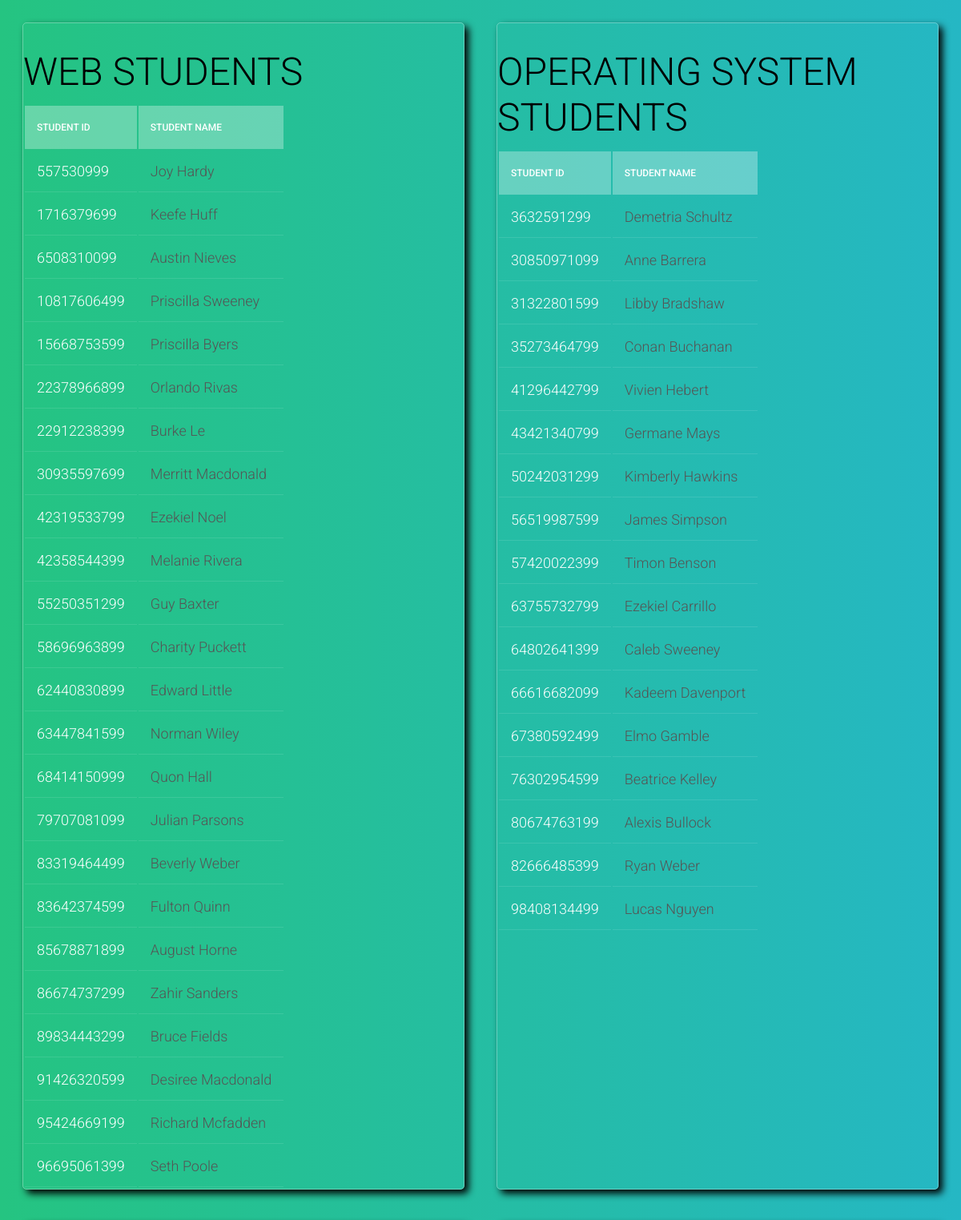
The app's page /students/ (signed in, upper part) with its own data.
### myapp/models.py (models this page shows, shortened)
class Student(models.Model):
    serial_no = models.IntegerField(primary_key=True,default=1,max_length=100)
    first_name = models.CharField(max_length=40,null=True)
    last_name = models.CharField(max_length=40,null=True)
    subjects = models.CharField(max_length=500,null=True)
    address = models.CharField(max_length=50,null=True)
    attendance = models.FloatField(default=75)

### myapp/views.py (the view)
# urls.py: path('students/',views.students_view,name="students"),
def students_view(request):
    if request.user.is_authenticated:
        students = Student.objects.all()
        web_students = []
        os_students = []
        req_students = []
        business_students = []
        ethics_students = []
        net_students = []
        for student in students:
            if ' Web ' in student.subjects:
                web_students.append(student)
            elif ' Operating ' in student.subjects:
                os_students.append(student)
            elif ' Requirements ' in student.subjects:
                req_students.append(student)
            elif ' Business ' in student.subjects:
                business_students.append(student)
            elif ' Professional ' in student.subjects:
                ethics_students.append(student)
            elif 'Networking' in student.subjects:
                net_students.append(student)
        context = {
        "students": students,
        "os_students": os_students,
        "web_students" : web_students,
        "req_students" : req_students,
        "business_students" : business_students,
        "ethics_students" : ethics_students,
        "net_students" : net_students
        }
        return render(request,'students_html.html',context)
    else:
        return HttpResponseRedirect(reverse("signup"))

### myapp/templates/students_html.html (shortened to what this page needs)
{% load static %}
<!DOCTYPE html>
<html lang="en" dir="ltr">
    <head>
        <link rel="stylesheet" type="text/css" href="{% static 'myapp/students.css' %}">
    </head>
    <body>
        <div class="web table-wrapper">
        <h1> Web Students</h1>
        <table>
            <tr>
                <th>Student ID </th>
                <th> Student Name </th>
            </tr>
        {% for student in web_students %}
        <tr>
            <td> {{student.serial_no}}</td>
            <td><a href ="/students/{{student.serial_no}}"> {{student.first_name}}  {{student.last_name}} </a> </td>
        </tr>
        {% endfor %}
        </table>
    </div>
    <div class="os table-wrapper">
        <h1> Operating System Students </h1>
        <table>
            <tr>
                <th>Student ID </th>
                <th> Student Name </th>
            </tr>
        {% for student in os_students %}
        <tr>
            <td> {{student.serial_no}}</td>
            <td><a href ="/students/{{student.serial_no}}"> {{student.first_name}}  {{student.last_name}} </a> </td>
        </tr>
        {% endfor %}
        </table>
    </div>
    </body>
</html>

### myapp/static/myapp/students.css (style rules this page uses)
a { color:black;; text-decoration:none; }
body { display:grid; grid-template-columns:repeat(auto-fit,minmax(450px,1fr)); background: -webkit-linear-gradient(left, #25c481, #25b7c4); background: linear-gradient(to right, #25c481, #25b7c4); font-family: 'Roboto', sans-serif; }
h1 { font-size: 30px; color: black; text-transform: uppercase; font-weight: 300; margin-bottom: 15px; }
th { padding: 20px 15px; text-align: left; font-weight: 500; font-size: 12px; color: #fff; text-transform: uppercase; background-color: rgba(255,255,255,0.3); }
td { padding: 15px; text-align: left; vertical-align:middle; font-weight: 300; font-size: 18px; color: #fff; border-bottom: solid 1px rgba(255,255,255,0.1); }
.table-wrapper { margin-top: 0px; border: 1px solid rgba(255,255,255,0.3); box-shadow:5px 5px 10px; margin:20px; border-radius:5px; }
h1 { font-size: 3em; margin-bottom: .25em; }
a { color: #555555; }

### records on screen
Student: serial_no "557530999", first_name "Joy", last_name "Hardy"
Student: serial_no "1716379699", first_name "Keefe", last_name "Huff"
Student: serial_no "6508310099", first_name "Austin", last_name "Nieves"
Student: serial_no "10817606499", first_name "Priscilla", last_name "Sweeney"
Student: serial_no "15668753599", first_name "Priscilla", last_name "Byers"
Student: serial_no "22378966899", first_name "Orlando", last_name "Rivas"
Student: serial_no "22912238399", first_name "Burke", last_name "Le"
Student: serial_no "30935597699", first_name "Merritt", last_name "Macdonald"
Student: serial_no "42319533799", first_name "Ezekiel", last_name "Noel"
Student: serial_no "42358544399", first_name "Melanie", last_name "Rivera"
Student: serial_no "55250351299", first_name "Guy", last_name "Baxter"
Student: serial_no "58696963899", first_name "Charity", last_name "Puckett"
Student: serial_no "62440830899", first_name "Edward", last_name "Little"
Student: serial_no "63447841599", first_name "Norman", last_name "Wiley"
Student: serial_no "68414150999", first_name "Quon", last_name "Hall"
Student: serial_no "79707081099", first_name "Julian", last_name "Parsons"
Student: serial_no "83319464499", first_name "Beverly", last_name "Weber"
Student: serial_no "83642374599", first_name "Fulton", last_name "Quinn"
Student: serial_no "85678871899", first_name "August", last_name "Horne"
Student: serial_no "86674737299", first_name "Zahir", last_name "Sanders"
Student: serial_no "89834443299", first_name "Bruce", last_name "Fields"
Student: serial_no "91426320599", first_name "Desiree", last_name "Macdonald"
Student: serial_no "95424669199", first_name "Richard", last_name "Mcfadden"
Student: serial_no "96695061399", first_name "Seth", last_name "Poole"
Student: serial_no "3632591299", first_name "Demetria", last_name "Schultz"
Student: serial_no "30850971099", first_name "Anne", last_name "Barrera"
Student: serial_no "31322801599", first_name "Libby", last_name "Bradshaw"
Student: serial_no "35273464799", first_name "Conan", last_name "Buchanan"
Student: serial_no "41296442799", first_name "Vivien", last_name "Hebert"
Student: serial_no "43421340799", first_name "Germane", last_name "Mays"
Student: serial_no "50242031299", first_name "Kimberly", last_name "Hawkins"
Student: serial_no "56519987599", first_name "James", last_name "Simpson"
Student: serial_no "57420022399", first_name "Timon", last_name "Benson"
Student: serial_no "63755732799", first_name "Ezekiel", last_name "Carrillo"
Student: serial_no "64802641399", first_name "Caleb", last_name "Sweeney"
Student: serial_no "66616682099", first_name "Kadeem", last_name "Davenport"
Student: serial_no "67380592499", first_name "Elmo", last_name "Gamble"
Student: serial_no "76302954599", first_name "Beatrice", last_name "Kelley"
Student: serial_no "80674763199", first_name "Alexis", last_name "Bullock"
Student: serial_no "82666485399", first_name "Ryan", last_name "Weber"
Student: serial_no "98408134499", first_name "Lucas", last_name "Nguyen"
